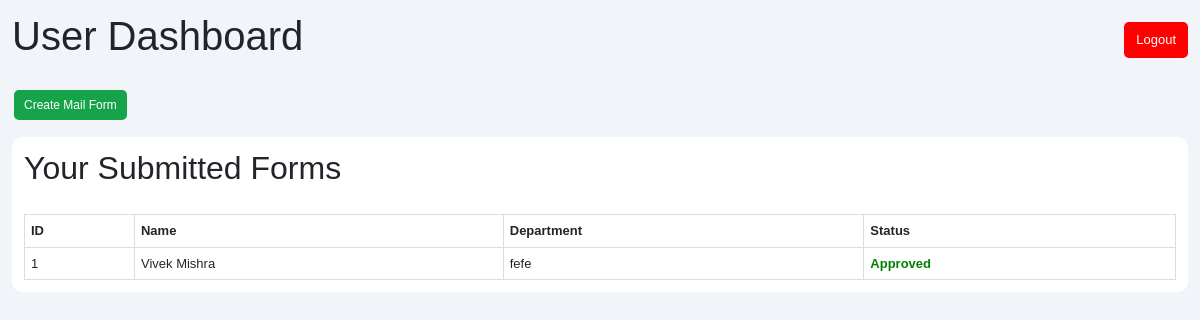
Screenshot of /user_dashboard (signed in) with the database file from the repository.
### app.py (models this page shows)
class MailForm(db.Model):
    id = db.Column(db.Integer, primary_key=True)
    company_name = db.Column(db.String(200))
    location = db.Column(db.String(200))
    form_date = db.Column(db.String(100))
    first_name = db.Column(db.String(100))
    middle_name = db.Column(db.String(100))
    last_name = db.Column(db.String(100))
    employee_code = db.Column(db.String(100))
    contact_detail = db.Column(db.String(100))
    extn_no = db.Column(db.String(100))
    mobile = db.Column(db.String(100))
    joining_date = db.Column(db.String(100))
    department = db.Column(db.String(100))
    designation = db.Column(db.String(100))
    email_type = db.Column(db.String(100))
    mail_service = db.Column(db.String(100))
    created_by = db.Column(db.String(100))
    domain_name = db.Column(db.String(100))
    preferred_id = db.Column(db.String(200))
    it_name = db.Column(db.String(100))
    it_designation = db.Column(db.String(100))
    it_contact = db.Column(db.String(100))
    it_email = db.Column(db.String(100))
    remarks = db.Column(db.Text)
    status = db.Column(db.String(50), default='Pending')
    user_id = db.Column(db.Integer)

### app.py (the view)
@app.route('/user_dashboard')
def user_dashboard():
    if 'user_id' not in session:
        return redirect('/login')
    forms = MailForm.query.filter_by(user_id=session['user_id']).all()
    return render_template('user_dashboard.html', forms=forms)

### templates/user_dashboard.html (shortened to what this page needs)
<!DOCTYPE html>
<html>
<head>
<link href="https://cdn.jsdelivr.net/npm/bootstrap@5.3.3/dist/css/bootstrap.min.css" rel="stylesheet">
<link rel="stylesheet"
href="{{ url_for('static', filename='style.css') }}">
</head>
<body>
<div class="header">
<h1>User Dashboard</h1>
<a href="/logout" class="logout">
Logout
</a>
</div>
<br>
<a href="/form" class="action-btn approve">
Create Mail Form
</a>
<div class="table-box">
<h2>Your Submitted Forms</h2>
<br>
<table border="1" width="100%" cellpadding="10">
<tr>
<th>ID</th>
<th>Name</th>
<th>Department</th>
<th>Status</th>
</tr>
{% for form in forms %}
<tr>
<td>{{ form.id }}</td>
<td>
{{ form.first_name }}
{{ form.last_name }}
</td>
<td>
{{ form.department }}
</td>
<td>
{% if form.status == 'Approved' %}
<span style="color:green;font-weight:bold;">
Approved
</span>
{% elif form.status == 'Rejected' %}
<span style="color:red;font-weight:bold;">
Rejected
</span>
{% else %}
<span style="color:orange;font-weight:bold;">
Pending
</span>
{% endif %}
</td>
</tr>
{% endfor %}
</table>
</div>
</body>
</html>

### static/style.css (style rules this page uses)
body { margin: 0; padding: 12px; font-family: Arial, sans-serif; background: #f1f5f9; font-size: 13px; }
.header { display: flex; justify-content: space-between; align-items: center; }
.table-box { background: white; margin-top: 15px; padding: 12px; border-radius: 10px; }
table { width: 100%; border-collapse: collapse; }
th, td { padding: 6px; border: 1px solid #ddd; font-size: 13px; }
.action-btn { padding: 6px 10px; border-radius: 5px; text-decoration: none; color: white; margin: 2px; display: inline-block; font-size: 12px; }
.approve { background: #16a34a; }
.logout { background: red; color: white; padding: 8px 12px; border-radius: 5px; text-decoration: none; }

### rows the page displays
MailForm: id "1", first_name "Vivek", last_name "Mishra", department "fefe", status "Approved"
